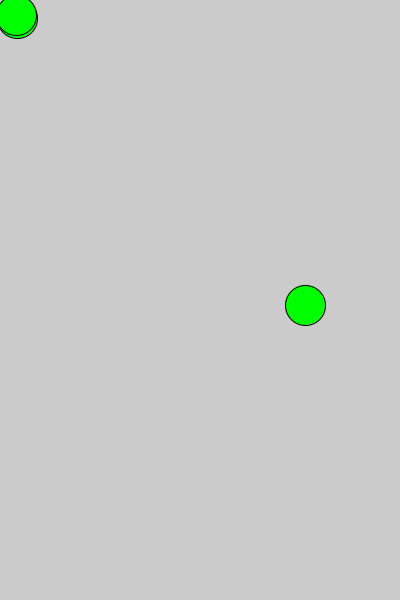
Frame 1 (no input)
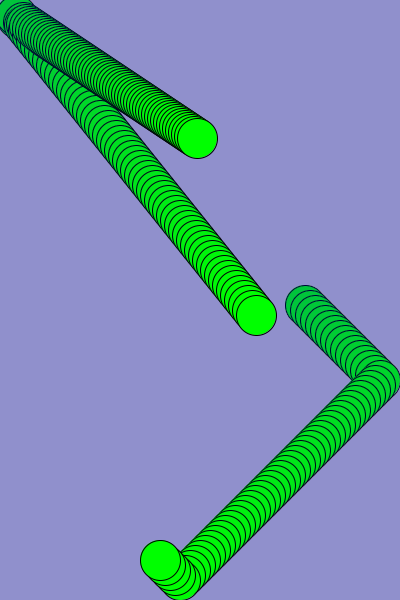
Frame 60 (the mouse pressed at the canvas centre just before this capture)
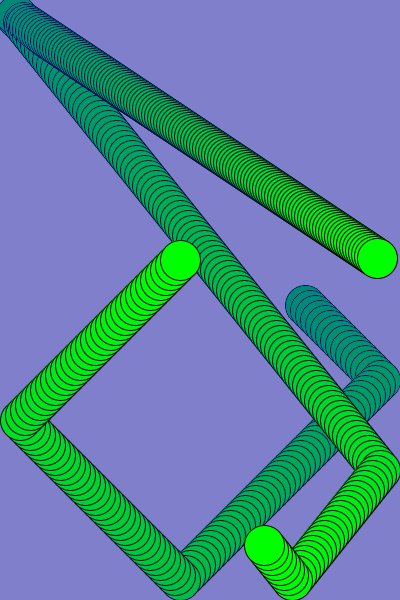
Frame 120 (the mouse held since frame 60 and released just before this capture)

The Processing sketch that drew these frames (run headless with seeded random() and noise(); from frame 60 on, the mouse is pressed at the canvas centre):

// Processing sketch: processing_62307
// ── processing_62307.pde

float radius;
float ballX;
float ballY;

float ball2X;
float ball2Y;

float ball3X;
float ball3Y;

float xSpeed;
float ySpeed;

float xSpeed2;
float ySpeed2;

float xSpeed3;
float ySpeed3;


void setup()
{
  size(400, 600);
  frameRate(60);
  smooth();
  radius = 20 ;
  ballX = width/2 ;
  ballY = height/2 ;

  ballX = 300;
  ballY = 300 ;
  xSpeed = 5 ;
  ySpeed = 5 ;

  xSpeed2 = 3;
  ySpeed2 = 2;

  xSpeed3 = 4;
  ySpeed3 = 5;
}






void draw()
{

  fill( 0, 0, 255, 1 ) ;

  rect ( -1, -1, 700, 700 ) ;

  //ball1
  if (ballY >= height-radius )
  {
    ballY = height-radius;
    ySpeed = ySpeed * (-1) ;
  }

  if (ballY <= radius )
  {
    ballY = radius;
    ySpeed = ySpeed * (-1) ;
  }


  if (ballX >= width-radius )
  {
    ballX = width-radius;
    xSpeed = xSpeed * (-1) ;
  }


  if (ballX <= radius )
  {
    ballX = radius;
    xSpeed = xSpeed * (-1) ;
  }

  ballX = ballX + xSpeed;
  ballY = ballY + ySpeed;
  fill ( 0, 255, 0 ) ;
  ellipse( ballX, ballY, radius*2, radius*2 );



  //ball2
  if (ball2Y >= height-radius )
  {
    ball2Y = height-radius;
    ySpeed2 = ySpeed2 * (-1) ;
  }

  if (ball2Y <= radius )
  {
    ball2Y = radius;
    ySpeed2 = ySpeed2 * (-1) ;
  }


  if (ball2X >= width-radius )
  {
    ball2X = width-radius;
    xSpeed2 = xSpeed2 * (-1) ;
  }


  if (ball2X <= radius )
  {
    ball2X = radius;
    xSpeed2 = xSpeed2 * (-1) ;
  }

  ball2X = ball2X + xSpeed2;
  ball2Y = ball2Y + ySpeed2;
  ellipse( ball2X, ball2Y, radius*2, radius*2 );

  //ball3
  if (ball3Y >= height-radius )
  {
    ball3Y = height-radius;
    ySpeed3 = ySpeed3 * (-1) ;
  }

  if (ball3Y <= radius )
  {
    ball3Y = radius;
    ySpeed3 = ySpeed3 * (-1) ;
  }


  if (ball3X >= width-radius )
  {
    ball3X = width-radius;
    xSpeed3 = xSpeed3 * (-1) ;
  }


  if (ball3X <= radius )
  {
    ball3X = radius;
    xSpeed3 = xSpeed3 * (-1) ;
  }

  ball3X = ball3X + xSpeed3;
  ball3Y = ball3Y + ySpeed3;
  ellipse( ball3X, ball3Y, radius*2, radius*2 );




  println("x=" + ballX + " y=" + ballY);
  //    if ( 
  //  {
  //    ballX = mouseX;
  //    xSpeed = mouseX - pmouseX ;
  //  
  //    ballY = mouseY;
  //    ySpeed = mouseY - pmouseY ;
  //  }
}


void mouseDragged()
{
  ballX = mouseX;
  xSpeed = mouseX - pmouseX ;

  ballY = mouseY;
  ySpeed = mouseY - pmouseY ;
}

void mousePressed()
{
  fill( 255, 0, 0 );
  background( 0, 0, 0 );
  ellipse ( mouseX, mouseY, 50, 50 ) ;
}

void keyPressed()
{

  background( 0, 0, 0 ) ;
}
